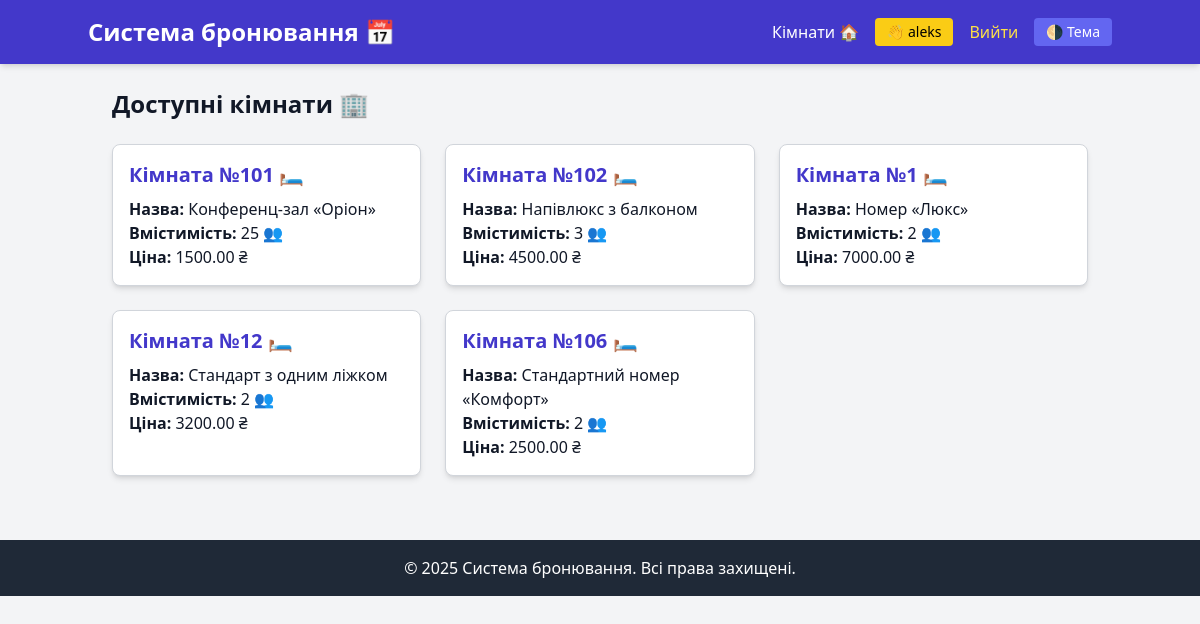
The app's page /rooms/ (signed in) with its own data.
### booking/models.py (models this page shows, shortened)
class Location(models.Model):
    number = models.CharField(max_length=10 , default='N/A')  # номер локації
    title = models.CharField(max_length=100,unique=True)
    capacity = models.PositiveIntegerField()
    price = models.DecimalField(max_digits=6, decimal_places=2)
    description = models.TextField()
    created_at = models.DateTimeField(auto_now_add=True)
    is_active = models.BooleanField(default=True)
    image = models.ImageField(upload_to='room_images/', blank=True, null=True)
    class Meta:
        verbose_name = _('Location')
        verbose_name_plural = _('Locations')
        ordering = ['title']

### booking/views.py (the view)
# urls.py: path('rooms/', views.room_list, name='room_list'),
def room_list(request):
    rooms = Location.objects.all()
    return render(request, "room_list.html", {"rooms_list": rooms})

### templates/room_list.html
{% extends "base.html" %}
{% block content %}
    <h2 class="text-2xl font-bold mb-6 text-gray-900 dark:text-gray-100">Доступні кімнати 🏢</h2>
    <div class="grid grid-cols-1 md:grid-cols-2 lg:grid-cols-3 gap-6">
        {% for room in rooms_list %}
            <a href="{% url 'location_detail' room.pk %}"
               class="block bg-white text-gray-900 shadow-md rounded-lg p-4 border border-gray-300 hover:bg-indigo-100 dark:bg-gray-800 dark:text-gray-100 dark:border-gray-700 dark:hover:bg-indigo-700 transition">
                <h3 class="text-xl font-semibold text-indigo-700 dark:text-indigo-400 mb-2">Кімната №{{ room.number }} 🛏️</h3>
                <p><strong>Назва:</strong> {{ room.title }}</p>
                <p><strong>Вмістимість:</strong> {{ room.capacity }} 👥</p>
                <p><strong>Ціна:</strong> {{ room.price }} ₴</p>
            </a>
        {% empty %}
            <p class="text-gray-700 dark:text-gray-300">Немає доступних кімнат.</p>
        {% endfor %}
    </div>
{% endblock %}

### templates/base.html (shortened to what this page needs)
<!DOCTYPE html>
<html lang="uk" class="">
<head>
    <script src="https://cdn.tailwindcss.com"></script>
</head>
<body class="bg-gray-100 text-gray-800 dark:bg-gray-900 dark:text-gray-100 transition-colors duration-300">
    <header class="bg-indigo-700 text-white p-4 shadow-md dark:bg-indigo-900">
        <div class="container mx-auto flex justify-between items-center">
            <h1 class="text-2xl font-bold">Система бронювання 📅</h1>
            <nav class="space-x-4 flex items-center">
                <a href="{% url 'room_list' %}" class="hover:underline">Кімнати 🏠</a>
                {% if user.is_authenticated %}
                    <a href="{% url 'profile' %}"
                       class="text-sm bg-yellow-400 text-black px-3 py-1 rounded hover:bg-yellow-500 transition inline-block">
                        👋 {{ user.username }}
                    </a>
                    <form action="{% url 'logout' %}" method="post" class="inline ml-4">
                        <button type="submit" class="text-yellow-300 hover:text-yellow-400">Вийти</button>
                    </form>
                {% else %}
                    <a href="{% url 'login' %}" class="hover:underline text-green-200">Увійти 🔐</a>
                    <a href="{% url 'register' %}" class="hover:underline text-yellow-200">Реєстрація ✍️</a>
                {% endif %}
                <button id="toggle-theme"
                        class="ml-4 px-3 py-1 text-sm bg-indigo-500 text-white rounded hover:bg-indigo-600 transition">
                    🌗 Тема
                </button>
            </nav>
        </div>
    </header>
    <main class="container mx-auto p-6">
        {% block content %}
        {% endblock %}
    </main>
    <footer class="bg-gray-800 text-white text-center p-4 mt-10 dark:bg-gray-900">
        &copy; 2025 Система бронювання. Всі права захищені.
    </footer>
</body>
</html>

### records on screen
Location: number "101", title "Конференц-зал «Оріон»", capacity "25", price "1500.00"
Location: number "102", title "Напівлюкс з балконом", capacity "3", price "4500.00"
Location: number "1", title "Номер «Люкс»", capacity "2", price "7000.00"
Location: number "12", title "Стандарт з одним ліжком", capacity "2", price "3200.00"
Location: number "106", title "Стандартний номер «Комфорт»", capacity "2", price "2500.00"

### other values on screen
{{ user.username }} "aleks"
